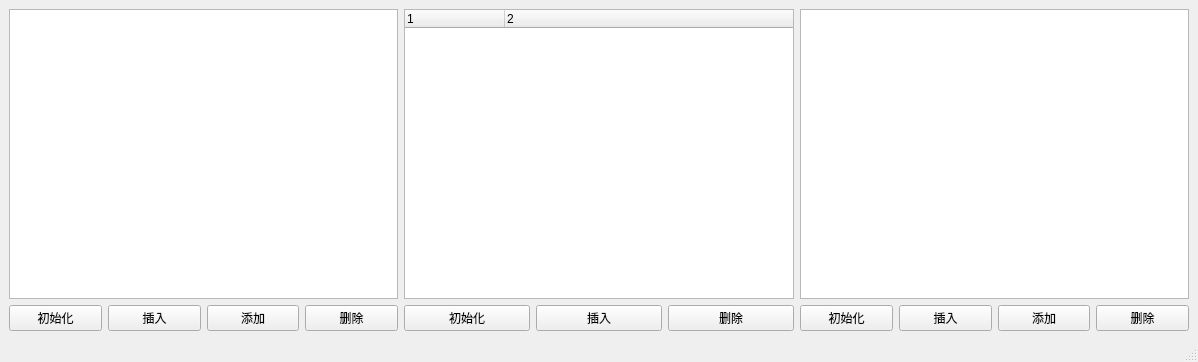
<?xml version="1.0" encoding="UTF-8"?>
<ui version="4.0">
 <class>MainWindow</class>
 <widget class="QMainWindow" name="MainWindow">
  <property name="geometry">
   <rect>
    <x>0</x>
    <y>0</y>
    <width>1198</width>
    <height>362</height>
   </rect>
  </property>
  <property name="windowTitle">
   <string>MainWindow</string>
  </property>
  <widget class="QWidget" name="centralwidget">
   <layout class="QHBoxLayout" name="horizontalLayout_4">
    <item>
     <layout class="QVBoxLayout" name="verticalLayout">
      <item>
       <widget class="QListWidget" name="listWidget"/>
      </item>
      <item>
       <layout class="QHBoxLayout" name="horizontalLayout">
        <item>
         <widget class="QPushButton" name="init_ListWidget">
          <property name="text">
           <string>初始化</string>
          </property>
         </widget>
        </item>
        <item>
         <widget class="QPushButton" name="insert_ListWidget">
          <property name="text">
           <string>插入</string>
          </property>
         </widget>
        </item>
        <item>
         <widget class="QPushButton" name="add_ListWidget">
          <property name="text">
           <string>添加</string>
          </property>
         </widget>
        </item>
        <item>
         <widget class="QPushButton" name="delete_ListWidget">
          <property name="text">
           <string>删除</string>
          </property>
         </widget>
        </item>
       </layout>
      </item>
     </layout>
    </item>
    <item>
     <layout class="QVBoxLayout" name="verticalLayout_2">
      <item>
       <widget class="QTreeWidget" name="treeWidget">
        <column>
         <property name="text">
          <string>1</string>
         </property>
        </column>
        <column>
         <property name="text">
          <string>2</string>
         </property>
        </column>
       </widget>
      </item>
      <item>
       <layout class="QHBoxLayout" name="horizontalLayout_2">
        <item>
         <widget class="QPushButton" name="init_treeWidget">
          <property name="text">
           <string>初始化</string>
          </property>
         </widget>
        </item>
        <item>
         <widget class="QPushButton" name="insert_treeWidget">
          <property name="text">
           <string>插入</string>
          </property>
         </widget>
        </item>
        <item>
         <widget class="QPushButton" name="delete_treeWidget">
          <property name="text">
           <string>删除</string>
          </property>
         </widget>
        </item>
       </layout>
      </item>
     </layout>
    </item>
    <item>
     <layout class="QVBoxLayout" name="verticalLayout_3">
      <item>
       <widget class="QTableWidget" name="tableWidget"/>
      </item>
      <item>
       <layout class="QHBoxLayout" name="horizontalLayout_3">
        <item>
         <widget class="QPushButton" name="init_TableWidget">
          <property name="text">
           <string>初始化</string>
          </property>
         </widget>
        </item>
        <item>
         <widget class="QPushButton" name="insert_TableWidget">
          <property name="text">
           <string>插入</string>
          </property>
         </widget>
        </item>
        <item>
         <widget class="QPushButton" name="add_TableWidget">
          <property name="text">
           <string>添加</string>
          </property>
         </widget>
        </item>
        <item>
         <widget class="QPushButton" name="delete_TableWidget">
          <property name="text">
           <string>删除</string>
          </property>
         </widget>
        </item>
       </layout>
      </item>
     </layout>
    </item>
   </layout>
  </widget>
  <widget class="QMenuBar" name="menubar">
   <property name="geometry">
    <rect>
     <x>0</x>
     <y>0</y>
     <width>1198</width>
     <height>22</height>
    </rect>
   </property>
  </widget>
  <widget class="QStatusBar" name="statusbar"/>
 </widget>
 <resources/>
 <connections/>
</ui>
